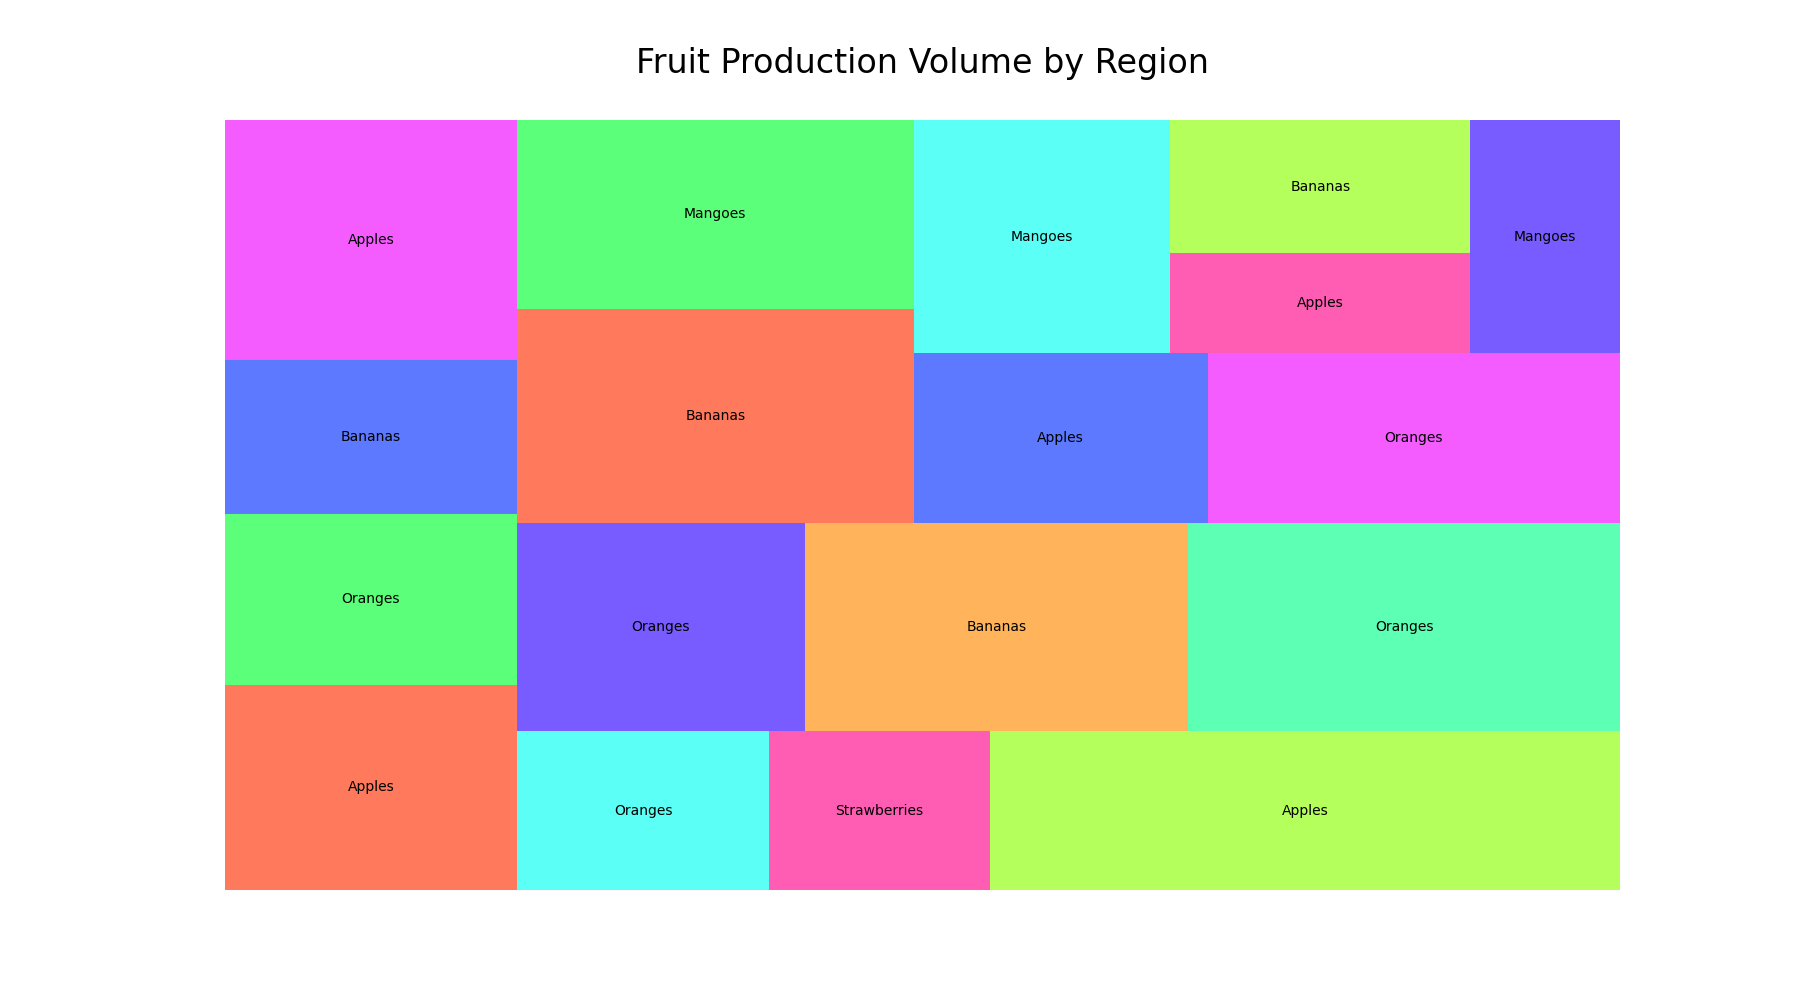

Source code (Python):

import matplotlib.pyplot as plt
import pandas as pd
import squarify  # treemap library

# Prepare the data
data = {
    'Region': ['North America', 'North America', 'North America', 'Europe', 'Europe', 
               'Europe', 'Asia', 'Asia', 'Asia', 'South America', 'South America', 'South America',
               'Africa', 'Africa', 'Africa', 'Oceania', 'Oceania', 'Oceania'],
    'Fruit': ['Apples', 'Oranges', 'Bananas', 'Apples', 'Oranges', 'Strawberries', 
              'Apples', 'Oranges', 'Bananas', 'Oranges', 'Bananas', 'Mangoes', 
              'Apples', 'Oranges', 'Mangoes', 'Apples', 'Bananas', 'Mangoes'],
    'Production': [600, 500, 450, 700, 400, 350, 1000, 600, 800, 900, 850, 750, 
                   500, 700, 600, 300, 400, 350]
}

df = pd.DataFrame(data)

# Create a color list
colors = ['#FF5733', '#33FF57', '#3357FF', '#F333FF', '#33FFF3', '#FF33A1', 
          '#A1FF33', '#5733FF', '#FFA133', '#33FFA1', '#FF5733', '#33FF57', 
          '#3357FF', '#F333FF', '#33FFF3', '#FF33A1', '#A1FF33', '#5733FF']

# Create a figure with a defined size
plt.figure(figsize=(18, 10))

# Plot
squarify.plot(sizes=df['Production'], label=df['Fruit'], color=colors, alpha=0.8)
plt.title('Fruit Production Volume by Region', fontsize=24, y=1.05)

# Remove axes
plt.axis('off')

# Show the plot
plt.show()
